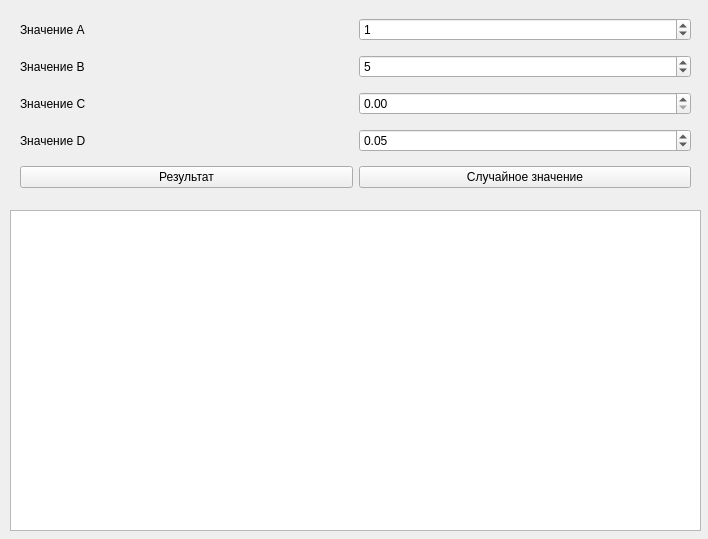
<?xml version="1.0" encoding="UTF-8"?>
<ui version="4.0">
 <class>Form</class>
 <widget class="QWidget" name="Form">
  <property name="geometry">
   <rect>
    <x>0</x>
    <y>0</y>
    <width>708</width>
    <height>539</height>
   </rect>
  </property>
  <property name="minimumSize">
   <size>
    <width>708</width>
    <height>539</height>
   </size>
  </property>
  <property name="maximumSize">
   <size>
    <width>708</width>
    <height>539</height>
   </size>
  </property>
  <property name="windowTitle">
   <string>Вычисление десятичных антилогарифмов</string>
  </property>
  <widget class="QWidget" name="gridLayoutWidget">
   <property name="geometry">
    <rect>
     <x>20</x>
     <y>10</y>
     <width>671</width>
     <height>191</height>
    </rect>
   </property>
   <layout class="QGridLayout" name="gridControl">
    <item row="0" column="0">
     <widget class="QLabel" name="labelA">
      <property name="font">
       <font>
        <family>.AppleSystemUIFont</family>
       </font>
      </property>
      <property name="text">
       <string>Значение A</string>
      </property>
     </widget>
    </item>
    <item row="3" column="0">
     <widget class="QLabel" name="labelC">
      <property name="text">
       <string>Значение С</string>
      </property>
     </widget>
    </item>
    <item row="2" column="0">
     <widget class="QLabel" name="labelB">
      <property name="text">
       <string>Значение B</string>
      </property>
     </widget>
    </item>
    <item row="5" column="1">
     <widget class="QPushButton" name="buttonRandom">
      <property name="text">
       <string>Случайное значение</string>
      </property>
     </widget>
    </item>
    <item row="3" column="1">
     <widget class="QDoubleSpinBox" name="boxC">
      <property name="minimum">
       <double>0.000000000000000</double>
      </property>
      <property name="maximum">
       <double>0.990000000000000</double>
      </property>
      <property name="singleStep">
       <double>0.010000000000000</double>
      </property>
     </widget>
    </item>
    <item row="4" column="0">
     <widget class="QLabel" name="labelD">
      <property name="font">
       <font>
        <family>.AppleSystemUIFont</family>
       </font>
      </property>
      <property name="text">
       <string>Значение D</string>
      </property>
     </widget>
    </item>
    <item row="4" column="1">
     <widget class="QDoubleSpinBox" name="boxD">
      <property name="minimum">
       <double>0.000000000000000</double>
      </property>
      <property name="maximum">
       <double>0.990000000000000</double>
      </property>
      <property name="singleStep">
       <double>0.010000000000000</double>
      </property>
      <property name="value">
       <double>0.050000000000000</double>
      </property>
     </widget>
    </item>
    <item row="5" column="0">
     <widget class="QPushButton" name="buttonResult">
      <property name="text">
       <string>Результат</string>
      </property>
     </widget>
    </item>
    <item row="2" column="1">
     <widget class="QSpinBox" name="boxB">
      <property name="minimum">
       <number>-100</number>
      </property>
      <property name="maximum">
       <number>100</number>
      </property>
      <property name="value">
       <number>5</number>
      </property>
     </widget>
    </item>
    <item row="0" column="1">
     <widget class="QSpinBox" name="boxA">
      <property name="minimum">
       <number>-100</number>
      </property>
      <property name="maximum">
       <number>100</number>
      </property>
      <property name="value">
       <number>1</number>
      </property>
     </widget>
    </item>
   </layout>
  </widget>
  <widget class="QTableWidget" name="table">
   <property name="geometry">
    <rect>
     <x>10</x>
     <y>210</y>
     <width>691</width>
     <height>321</height>
    </rect>
   </property>
   <property name="autoFillBackground">
    <bool>false</bool>
   </property>
   <property name="verticalScrollBarPolicy">
    <enum>Qt::ScrollBarAsNeeded</enum>
   </property>
   <property name="sizeAdjustPolicy">
    <enum>QAbstractScrollArea::AdjustIgnored</enum>
   </property>
   <property name="sortingEnabled">
    <bool>false</bool>
   </property>
   <property name="rowCount">
    <number>0</number>
   </property>
   <property name="columnCount">
    <number>0</number>
   </property>
   <attribute name="horizontalHeaderVisible">
    <bool>true</bool>
   </attribute>
   <attribute name="horizontalHeaderCascadingSectionResizes">
    <bool>false</bool>
   </attribute>
   <attribute name="horizontalHeaderShowSortIndicator" stdset="0">
    <bool>false</bool>
   </attribute>
   <attribute name="horizontalHeaderStretchLastSection">
    <bool>false</bool>
   </attribute>
  </widget>
 </widget>
 <resources/>
 <connections/>
</ui>
